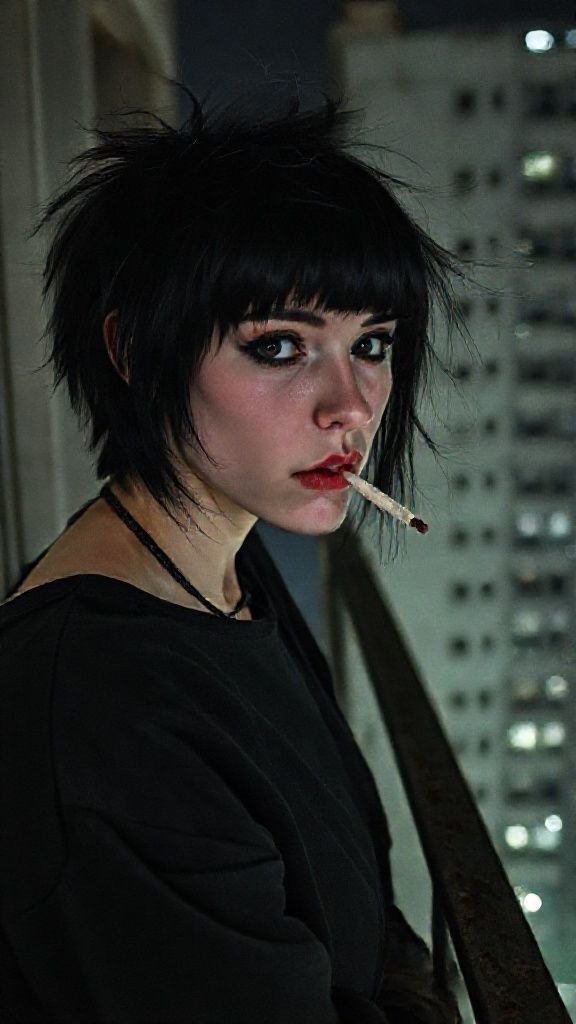
#> input picture content/images/tiktok_cover_balcony.jpg, 576 x 1024 px, found by its file name
$ python process_images.py
#> lines starting #> are read from the running program, lines starting #| are printed output that depends on the picture
import os
print("Starting script...")
from PIL import Image, ImageDraw, ImageFont, ImageFilter
print("Imports successful")

# Directories
input_dir = r"c:\Users\Asus\Desktop\Katya\content\images"
output_dir = r"c:\Users\Asus\Desktop\Katya\content\ready_to_post"
os.makedirs(output_dir, exist_ok=True)

# Configuration for posts (Image + Text Overlay)
posts = [
    {
        "base_image": "tiktok_cover_balcony.jpg",
        "text": "POV: You fell in love\nwith the girl from the bloc.",
        "subtext": "(Good luck)",
        "output_name": "video1_slide1.jpg"
    },
    {
        "base_image": "ig_post_1_study.jpg",
        "text": "It's -10 degrees and\nI have an 8am lecture.",
        "subtext": "",
        "output_name": "video1_slide2.jpg"
    },
    {
        "base_image": "profile_pic.jpg",
        "text": "Don't talk to me.",
        "subtext": "",
        "output_name": "video1_slide3.jpg"
    },
    {
        "base_image": "ig_post_2_outdoor.jpg",
        "text": "What you think dating\nan Eastern European girl is like:",
        "subtext": "",
        "output_name": "video2_slide1.jpg"
    },
    {
        "base_image": "ig_post_3_mirror_selfie.jpg",
        "text": "Me bullying you because\nyou didn't text back.",
        "subtext": "",
        "output_name": "video2_slide2.jpg"
    },
     {
        "base_image": "ig_post_1_study.jpg",
        "text": "Me at university...",
        "subtext": "",
        "output_name": "video3_slide1.jpg"
    },
    {
        "base_image": "tiktok_cover_rave.jpg",
        "text": "...vs. Me at the rave.",
        "subtext": "",
        "output_name": "video3_slide2.jpg"
    }
]

def add_tiktok_text(image, text, subtext=""):
    draw = ImageDraw.Draw(image)
    width, height = image.size

    # Simple font logic (try to find a system font, fallback to default)
    try:
        # Arial Bold is standard for memes/social media
        font_size = int(width * 0.08) # Dynamic size
        font = ImageFont.truetype("arialbd.ttf", font_size)
        sub_font = ImageFont.truetype("arial.ttf", int(font_size * 0.7))
    except:
        font = ImageFont.load_default()
        sub_font = ImageFont.load_default()

    # Calculate Text Position (Centered, slightly lower than middle for "subtitle" look or top for "POV")
    # Let's do standard "POV text" at the top-middle

    # Helper to draw text with outline (classic meme/subtitle look)
    def draw_text_with_outline(x, y, text, font):
        # Thick black outline
        outline_width = 3
        for adj in range(-outline_width, outline_width+1):
             for adj2 in range(-outline_width, outline_width+1):
                 draw.text((x+adj, y+adj2), text, font=font, fill="black", anchor="mm")
        # White text
        draw.text((x, y), text, font=font, fill="white", anchor="mm")

    # Draw Main Text
    text_y = height * 0.3
    draw_text_with_outline(width/2, text_y, text, font)

    # Draw Subtext
    if subtext:
        subtext_y = text_y + font_size * 1.5
        draw_text_with_outline(width/2, subtext_y, subtext, sub_font)

    return image

def process_images():
    print("🎨 Processing images into TikTok slides...")

    for post in posts:
        input_path = os.path.join(input_dir, post['base_image'])
        output_path = os.path.join(output_dir, post['output_name'])

        if os.path.exists(input_path):
            try:
                with Image.open(input_path) as img:
                    # 1. Resize/Crop to 9:16 for TikTok if needed (Portrait)
#> img is the input picture: PIL image 576x1024 RGB; mean R, G, B 43.1, 45.6, 41.7
                    target_ratio = 9/16
                    current_ratio = img.width / img.height
#> current_ratio = 0.562

                    if current_ratio > target_ratio:
                        # Too wide, crop width
                        new_width = int(img.height * target_ratio)
                        offset = (img.width - new_width) // 2
                        img = img.crop((offset, 0, offset + new_width, img.height))
                    else:
                        # Too tall (rare) or close enough, just resize
                        pass

                    img = img.resize((1080, 1920), Image.Resampling.LANCZOS)
#> img: PIL image 1080x1920 RGB

                    # 2. Add Grain/Filter (Doomer aesthetic)
                    # Simple noise or darkening
                    # Let's just slightly darken it to make text pop
                    # (Skipping complex noise for now to keep it clean)

                    # 3. Add Text
                    img = add_tiktok_text(img, post['text'], post['subtext'])
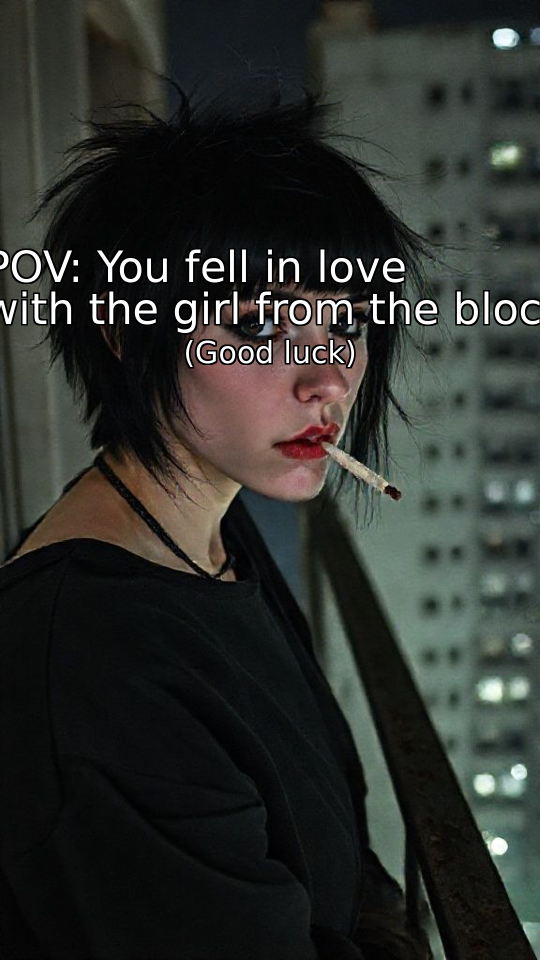
#> img: PIL image 1080x1920 RGB (shown at 1/2 size); mean R, G, B 45.6, 48.3, 44.5

                    img.save(output_path, quality=95)
                    print(f"✅ Generated: {post['output_name']}")
            except Exception as e:
                print(f"❌ Error processing {post['base_image']}: {e}")
        else:
            print(f"⚠️ Missing base image: {post['base_image']}")
#> pass 2 of the loop in process_images, `for post in posts:`:
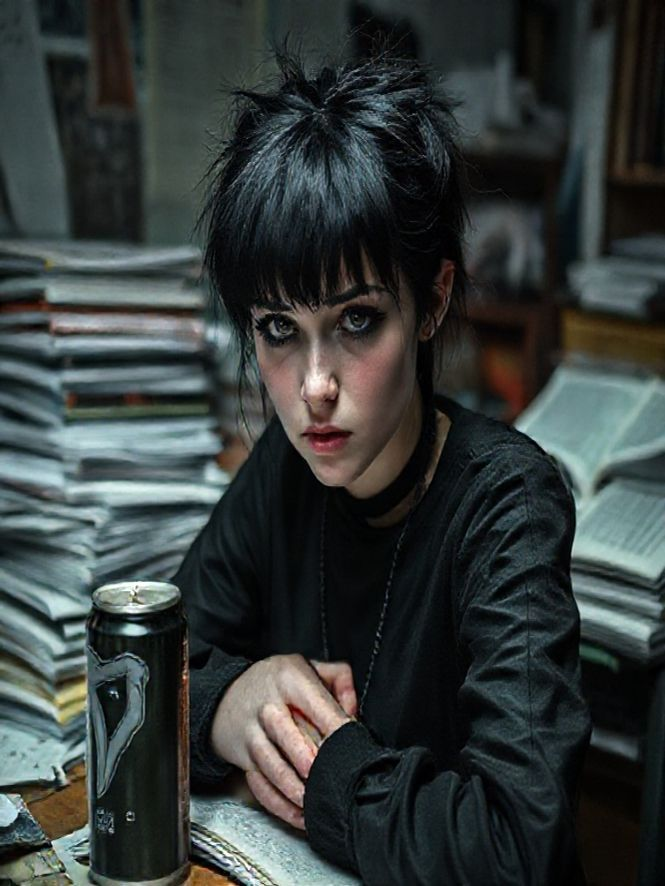
#> input picture content/images/ig_post_1_study.jpg, 665 x 886 px, found by its file name
#> in process_images, img is the input picture: PIL image 665x886 RGB; mean R, G, B 53.1, 59.5, 58.5
#> in process_images, `img = img.crop((offset, 0, offset + new_width, img.height))`:
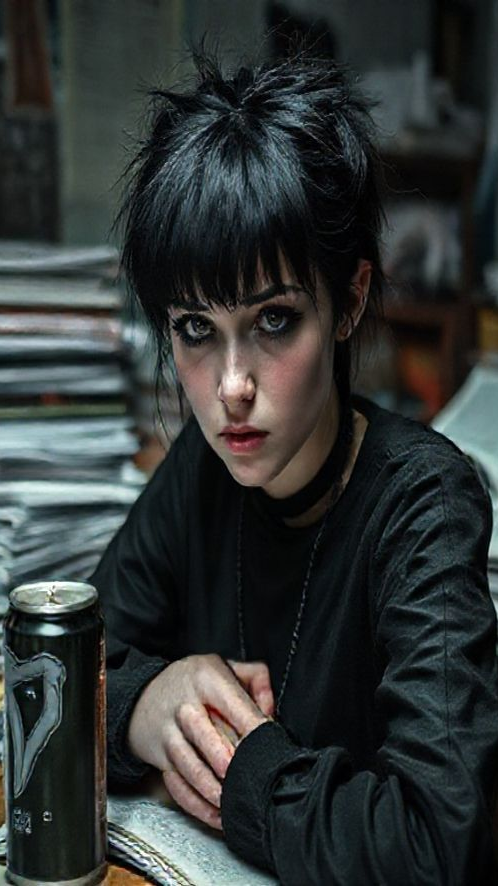
#> img: PIL image 498x886 RGB; mean R, G, B 48.2, 52.9, 52.3
#> in process_images, `img = add_tiktok_text(img, post['text'], post['subtext'])`:
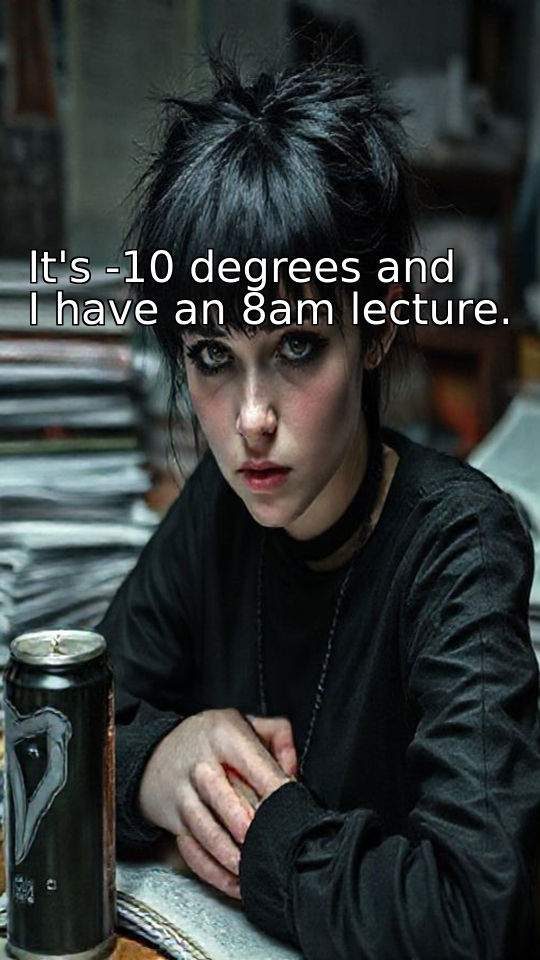
#> img: PIL image 1080x1920 RGB (shown at 1/2 size); mean R, G, B 50.8, 55.4, 54.8
#> pass 3 of the loop in process_images, `for post in posts:`:
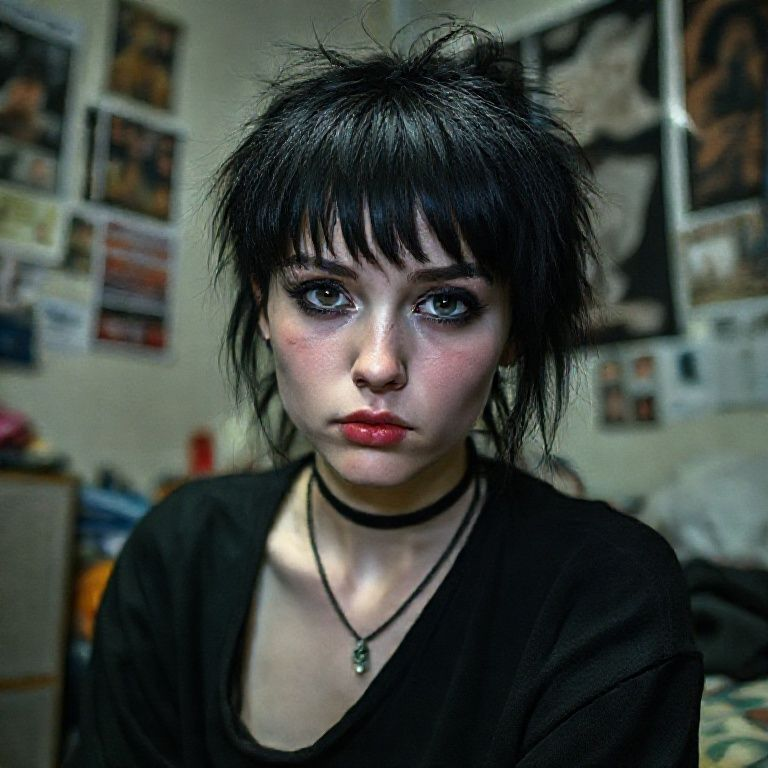
#> input picture content/images/profile_pic.jpg, 768 x 768 px, found by its file name
#> in process_images, img is the input picture: PIL image 768x768 RGB; mean R, G, B 63.7, 68.6, 62.8
#> in process_images, `img = img.crop((offset, 0, offset + new_width, img.height))`:
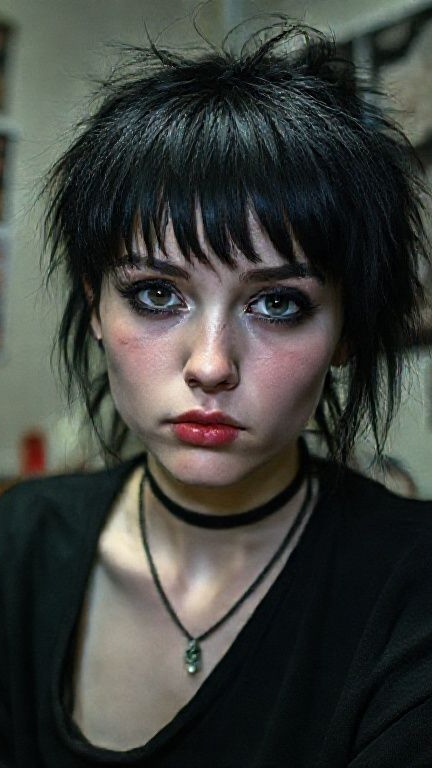
#> img: PIL image 432x768 RGB; mean R, G, B 62.5, 64.9, 60.5
#> the loop made 7 passes; the first 3 are shown

if __name__ == "__main__":
    process_images()
